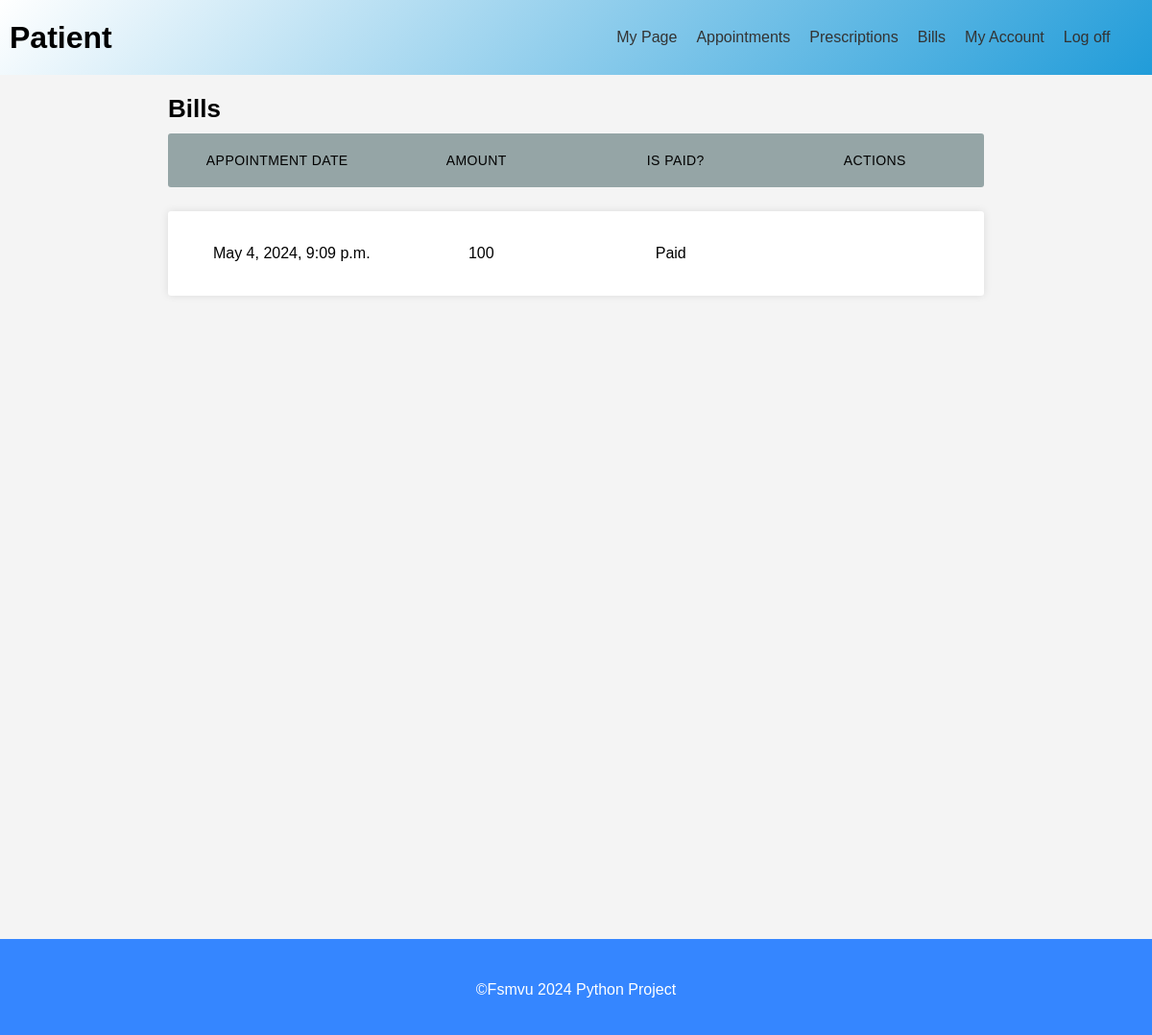
The page /Bills/ (signed in) on the database as committed earlier.
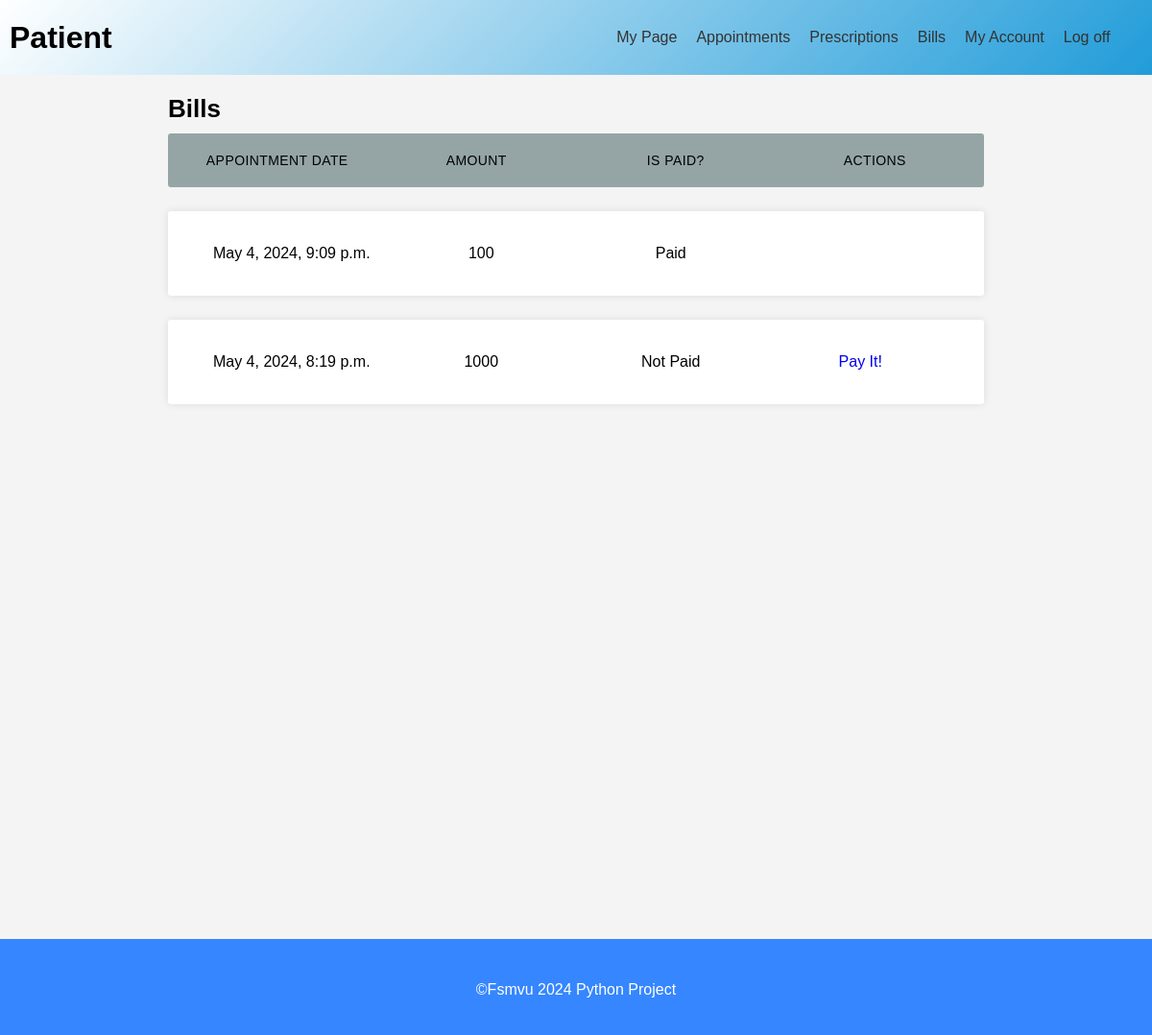
The same page on the database as committed later.
### bill/models.py (models this page shows)
class Bill(models.Model):
    ID = models.BigAutoField(primary_key=True)
    IssuedDate = models.DateTimeField(verbose_name="Issued Date")
    Amount = models.IntegerField(verbose_name="Amount")
    IsPaid = models.BooleanField(verbose_name="Is Paid?")
    Appointment =  models.ForeignKey(Appointment,on_delete=models.CASCADE,blank=True, null=True,verbose_name="Appointment")
    class Meta:
        db_table = "bill"

### bill/views.py (the view)
# urls.py: path('',views.home,name=""),
@login_required
@user_passes_test(lambda u: is_member(u,["Admin","Patient","Accountant"]))
def home(request):
    context ={}
    if is_member(request.user,["Patient"]):
        patientID = Patient.objects.filter(User_id = request.user.id).values()[0]["ID"]
        appIds = Appointment.objects.filter(PatientID_id = patientID).values("ID").distinct()
        context["dataset"] = Bill.objects.filter(Appointment_id__in=appIds)
    else:
        context["dataset"] = Bill.objects.all()
    return render(request, "bill/home.html", context)

### bill/views.py (called while the page is built)
def is_member(user, listgroup):
    return user.groups.filter(name__in=listgroup).exists()

### bill/templates/bill/home.html (shortened to what this page needs)
{% extends 'management_base.html' %}
{% load static %}
{% block content %}
  <section id="doktor-yonetimi">
    <div class="container">
      <h2>Bills</h2>
      <ul class="responsive-table">
        {% if dataset.count == 0 %}
          <p>No record</p>
        {% else %}
          <div class="bosluk"></div>
          <li class="table-header">
            <div class="col col-1">Appointment Date</div>
            <div class="col col-1">Amount</div>
            <div class="col col-1">Is Paid?</div>
            <div class="col col-4">Actions</div>
          </li>
          {% for data in dataset %}
            <li class="table-row">
              <div class="col col-1" data-label="Job Id">{{ data.IssuedDate }}</div>
              <div class="col col-1">{{ data.Amount }}</div>
              <div class="col col-2" data-label="Operation">
                {% if data.IsPaid %}
                   Paid
                {% else %}
                  Not Paid
                {% endif %}
              </div>
              <div class="col col-3" data-label="Operation">
                {% for group in request.user.groups.all %}
                  {% if group.name == 'Accountant' %}
                    <a href="/Bills/Edit/{{ data.ID }}">Edit</a> | <a class="deleteBill" href="/Bills/Delete/{{ data.ID }}">Delete</a>
                  {% else %}
                    {% if data.IsPaid == 0 %}
                      <a class="payIt" href="/Bills/Payment/{{ data.ID }}/">Pay It!</a>
                    {% endif %}
                  {% endif %}
                {% endfor %}
              </div>
            </li>
          {% endfor %}
        {% endif %}
      </ul>
    </div>
  </section>
{% endblock %}

### templates/management_base.html (shortened to what this page needs)
{% load static %}
<!DOCTYPE html>
<html lang="en">
  <head>
    <link rel="stylesheet" href="{% static 'css/page-style.css' %}" />
    <link rel="stylesheet" href="https://cdnjs.cloudflare.com/ajax/libs/jquery-modal/0.9.1/jquery.modal.min.css" />
  </head>
  <body>
    {% for group in request.user.groups.all %}
      {% if group.name == 'Doctor' %}
        {% include 'headers/doctor.html' %}
      {% elif group.name == 'Patient' %}
        {% include 'headers/patient.html' %}
      {% elif group.name == 'Admin' %}
        {% include 'headers/admin.html' %}
      {% elif group.name == 'Accountant' %}
        {% include 'headers/accountant.html' %}
      {% endif %}
    {% endfor %}
    {% block content %}
    {% endblock %}
    <footer class="footer">
      <p>&copy;Fsmvu 2024 Python Project</p>
    </footer>
  </body>
</html>

### templates/headers/patient.html
<header id="header">
  <h1>Patient</h1>
  <nav class="ana-menu">
    <a href="/Management">My Page</a>
    <a href="/Appointments">Appointments</a>
    <a href="/Prescriptions">Prescriptions</a>
    <a href="/Bills">Bills</a>
    <a href="/Patients/Edit">My Account</a>
    <a href="/Logout">Log off</a>
  </nav>
</header>

### static/css/page-style.css (style rules this page uses)
html { height: 100%; }
body { font-family: Arial, sans-serif; margin: 0; padding: 0; background-color: #f4f4f4; height: 100%; }
header { display: flex; width: 100%; background: linear-gradient(-45deg, #219cd9, #FFF); align-items: center; font-family: Arial, sans-serif; padding: 10px; }
.ana-menu { display: flex; justify-content: space-between; margin-left: auto; margin-right: 2%; }
.ana-menu a { text-decoration: none; color: #333; margin-left: auto; transition: all 0.3s ease-in; padding: 20px 10px; }
section { padding: 20px; margin-bottom: 100px; min-height: 100%; }
a { text-decoration: none; }
.container { max-width: 75%; margin-left: auto; margin-right: auto; padding-left: 10px; padding-right: 10px; }
.bosluk { height: 10px; }
* { margin: 0; padding: 0; box-sizing: border-box; font-family: "Poppins", sans-serif; }
.footer { width: 100%; background: #3586ff; min-height: 100px; padding: 20px 50px; display: flex; justify-content: center; align-items: center; flex-direction: column; }
.footer p { color: #fff; margin: 15px 0 10px 0; font-size: 1rem; font-weight: 300; }

Rows that differ between the two databases and show on the page:
added Bill: IssuedDate "May 4, 2024, 8:19 p.m.", Amount "1000", IsPaid "Not Paid"
